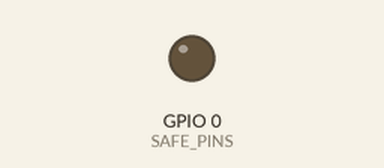
A sketch run on a simulated ESP32-S3. Parts: output pins drawn as LEDs (lit = HIGH). Pins used as bus, display or sensor lines are not drawn; what the sketch prints to the serial monitor is not drawn.

Above: at 0.0 s.
Timing chart, 0 to 3.1 s (numbered marks = the images above):
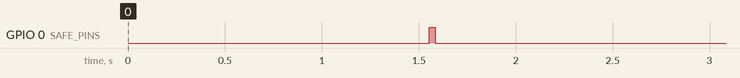

The sketch:

camera_pin_finder.ino
```cpp
// Finds this board's camera SCCB (I2C) and XCLK pins by measurement.
//
// Hiwonder publishes no pinout for the ESP32-S3 CAM, and camera_station's
// candidate list of known layouts did not match: every probe returned
// "i2c.master: probe device timeout", meaning nothing answered on the guessed
// SDA/SCL. This sketch discovers them instead.
//
// Method:
//   1. Camera modules fit external pull-ups on SDA and SCL. Drive each safe
//      GPIO with the internal pull-DOWN and see which still read HIGH. Only a
//      stronger external pull-up does that, so this shortlists the bus pins.
//   2. A GC2145 needs its master clock before it will answer on SCCB, so for
//      every plausible XCLK pin, generate 20 MHz and scan each ordered
//      SDA/SCL pair from the shortlist.
//
// Report the output and the working triple goes into camera_station.ino.
// This sketch only reads pins and drives a clock; it moves nothing.

#include <Arduino.h>
#include <Wire.h>

// ESP32-S3 pins that are safe to touch on this board.
// Excluded: 19/20 native USB, 26-37 SPI flash and octal PSRAM (driving those
// crashes the chip), 43/44 UART0 to the CH340 that carries this output.
static const uint8_t SAFE_PINS[] = {
  0, 1, 2, 3, 4, 5, 6, 7, 8, 9, 10, 11, 12, 13, 14, 15, 16, 17, 18,
  21, 38, 39, 40, 41, 42, 45, 46, 47, 48
};
static const size_t SAFE_COUNT = sizeof(SAFE_PINS) / sizeof(SAFE_PINS[0]);

// GC2145 answers at 0x3C (0x78/0x79 as 8-bit). Others are common camera IDs.
static const uint8_t KNOWN_SENSORS[] = {0x3C, 0x30, 0x21, 0x2A, 0x10};

static uint8_t pulled[16];
static size_t pulledCount = 0;

static const char *sensorName(uint8_t addr) {
  switch (addr) {
    case 0x3C: return "GC2145 / OV2640";
    case 0x30: return "OV5640 / OV3660";
    case 0x21: return "OV7670 / OV7725";
    case 0x2A: return "GC0308";
    case 0x10: return "GC032A";
    default:   return "unknown";
  }
}

static void findPullups() {
  Serial.println("\n--- Phase 1: external pull-up detection ---");
  Serial.println("A pin reading HIGH against the internal pull-down has an external pull-up.");
  for (size_t i = 0; i < SAFE_COUNT; ++i) {
    uint8_t p = SAFE_PINS[i];
    pinMode(p, INPUT_PULLDOWN);
    delayMicroseconds(200);
    int withPulldown = digitalRead(p);
    pinMode(p, INPUT);
    delayMicroseconds(200);
    int floating = digitalRead(p);
    if (withPulldown == HIGH) {
      Serial.printf("  GPIO%-2u HIGH against pull-down  <-- candidate bus pin\n", p);
      if (pulledCount < sizeof(pulled)) pulled[pulledCount++] = p;
    } else if (floating == HIGH) {
      Serial.printf("  GPIO%-2u floats high (weak)\n", p);
    }
    pinMode(p, INPUT);
  }
  Serial.printf("Candidates found: %u\n", (unsigned)pulledCount);
}

static bool scanBus(uint8_t sda, uint8_t scl, uint8_t xclk, bool verbose) {
  bool hit = false;
  Wire.end();
  if (!Wire.begin(sda, scl, 100000)) return false;
  Wire.setTimeOut(20);
  for (size_t k = 0; k < sizeof(KNOWN_SENSORS); ++k) {
    uint8_t addr = KNOWN_SENSORS[k];
    Wire.beginTransmission(addr);
    if (Wire.endTransmission() == 0) {
      Serial.printf("\n*** FOUND device 0x%02X (%s)\n", addr, sensorName(addr));
      if (xclk == 255) Serial.printf("    XCLK=none  SDA=GPIO%u  SCL=GPIO%u\n", sda, scl);
      else Serial.printf("    XCLK=GPIO%u  SDA=GPIO%u  SCL=GPIO%u\n", xclk, sda, scl);
      hit = true;
    }
  }
  if (verbose && !hit) Serial.print('.');
  return hit;
}

void setup() {
  Serial.begin(115200);
  delay(1500);
  Serial.println("\n\n=== Camera pin finder (ESP32-S3) ===");
  Serial.printf("PSRAM: %s\n", psramFound() ? "yes" : "no");

  findPullups();

  if (pulledCount < 2) {
    Serial.println("\nFewer than two pull-up pins found. The bus may sit on pins excluded");
    Serial.println("as unsafe, or the sensor may be held powered down. Reporting anyway.");
  }

  Serial.println("\n--- Phase 2a: scan with no clock ---");
  Serial.println("Some boards fit their own oscillator, in which case no XCLK is needed.");
  bool found = false;
  for (size_t a = 0; a < pulledCount && !found; ++a) {
    for (size_t b = 0; b < pulledCount && !found; ++b) {
      if (a == b) continue;
      if (scanBus(pulled[a], pulled[b], 255, false)) found = true;
    }
  }
  if (!found) Serial.println("  nothing without a clock, as expected for a GC2145");

  if (found) {
    Serial.println("\nSensor answered without an external clock; XCLK sweep skipped.");
  }

  Serial.println("\n--- Phase 2b: XCLK sweep against candidate bus pairs ---");
  Serial.println("The sensor needs its clock before it will answer, so each XCLK is tried.");

  for (size_t x = 0; x < SAFE_COUNT && !found; ++x) {
    uint8_t xclk = SAFE_PINS[x];
    bool isBusCandidate = false;
    for (size_t i = 0; i < pulledCount; ++i) if (pulled[i] == xclk) isBusCandidate = true;
    if (isBusCandidate) continue;              // a bus pin cannot also be the clock

    ledcDetach(xclk);
    if (!ledcAttach(xclk, 20000000, 1)) continue;   // 20 MHz, 1-bit -> 50% duty
    ledcWrite(xclk, 1);
    delay(30);                                  // let the sensor's PLL settle

    for (size_t a = 0; a < pulledCount && !found; ++a) {
      for (size_t b = 0; b < pulledCount && !found; ++b) {
        if (a == b) continue;
        if (scanBus(pulled[a], pulled[b], xclk, false)) found = true;
      }
    }
    ledcWrite(xclk, 0);
    ledcDetach(xclk);
    if (!found) Serial.printf("  XCLK GPIO%-2u: no response\n", xclk);
  }

  if (!found) {
    Serial.println("\nNo sensor answered on any combination.");
    Serial.println("Likely causes: the sensor is held in power-down or reset by a pin not");
    Serial.println("yet driven, or the bus sits on an excluded pin. Report this output.");
  } else {
    Serial.println("\nPut the triple above into CANDIDATES in camera_station.ino.");
    Serial.println("Data pins are still unknown; they are found in the next step.");
  }
}

void loop() {
  delay(5000);
}
```
